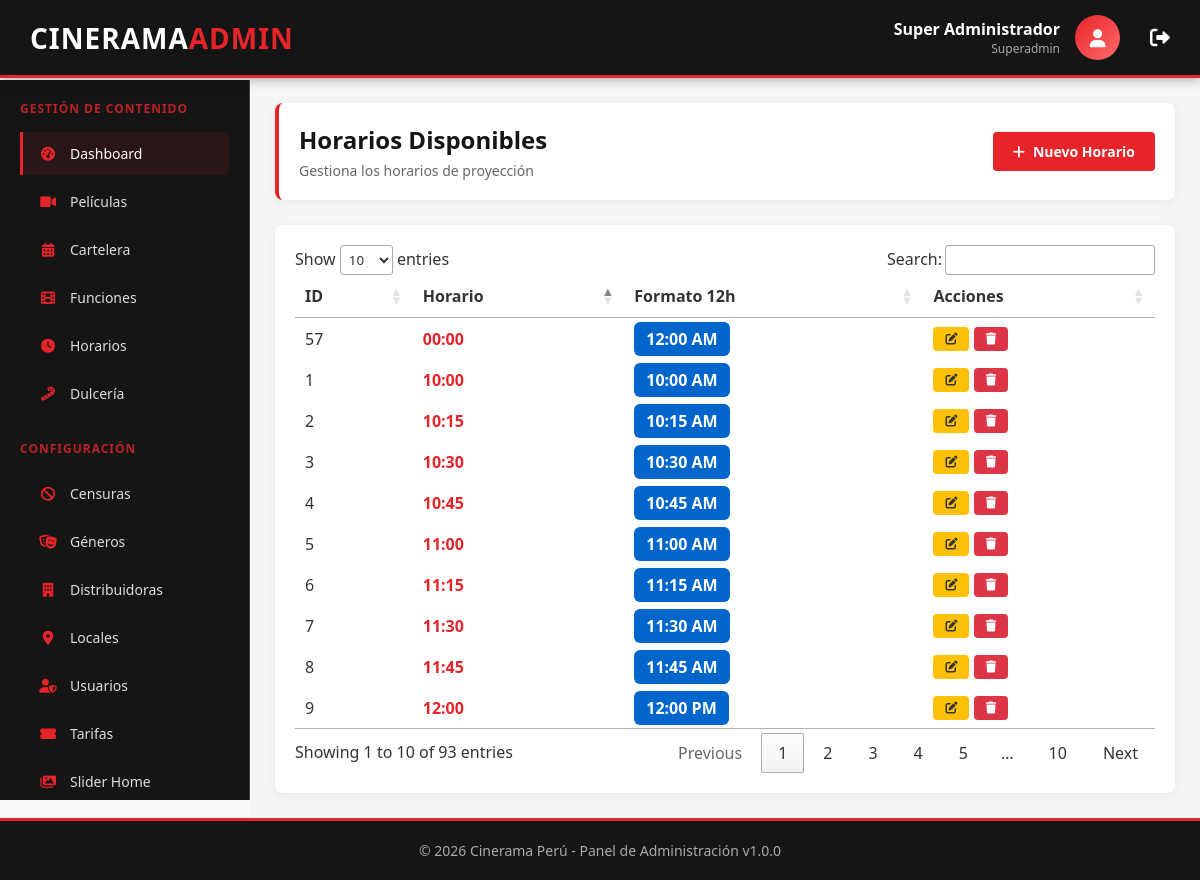
Screenshot of /panel/modules/horarios/index.php (signed in) with the database file from the repository.
### tables this page shows
CREATE TABLE `tbl_hora`  (
  `id` int(11) NOT NULL AUTO_INCREMENT,
  `hora` time NULL DEFAULT NULL,
  PRIMARY KEY (`id`) USING BTREE
);

### panel/modules/horarios/index.php (the view, shortened to what this page needs)
<?php
require_once '../../config/config.php';
include '../../includes/header.php';
include '../../includes/sidebar.php';
try {
    $stmt = $db->query("SELECT * FROM tbl_hora ORDER BY hora ASC");
    $horarios = $stmt->fetchAll();
} catch (PDOException $e) {
    showAlert('error', 'Error', 'Error al obtener los horarios: ' . $e->getMessage());
    $horarios = [];
}
?>
<main class="admin-content">
    <div class="content-header">
        <div>
            <h1 class="page-title">Horarios Disponibles</h1>
            <p class="page-subtitle">Gestiona los horarios de proyección</p>
        </div>
        <div>
            <a href="create.php" class="btn btn-primary">
                <i class="fas fa-plus"></i> Nuevo Horario
            </a>
        </div>
    </div>
    <div class="table-container">
        <table class="datatable">
            <thead>
                <tr>
                    <th>ID</th>
                    <th>Horario</th>
                    <th>Formato 12h</th>
                    <th>Acciones</th>
                </tr>
            </thead>
            <tbody>
                <?php foreach ($horarios as $horario): ?>
                    <tr>
                        <td><?php echo $horario['id']; ?></td>
                        <td>
                            <strong style="font-size: 16px; color: var(--cinerama-red);">
                                <?php echo date('H:i', strtotime($horario['hora'])); ?>
                            </strong>
                        </td>
                        <td>
                            <span style="background: #0066cc; color: white; padding: 6px 12px; border-radius: 6px; font-weight: bold;">
                                <?php echo date('h:i A', strtotime($horario['hora'])); ?>
                            </span>
                        </td>
                        <td>
                            <a href="edit.php?id=<?php echo $horario['id']; ?>" class="btn btn-warning btn-sm" title="Editar">
                                <i class="fas fa-edit"></i>
                            </a>
                            <a href="delete.php?id=<?php echo $horario['id']; ?>"
                                class="btn btn-danger btn-sm btn-delete"
                                data-name="<?php echo date('h:i A', strtotime($horario['hora'])); ?>"
                                title="Eliminar">
                                <i class="fas fa-trash"></i>
                            </a>
                        </td>
                    </tr>
                <?php endforeach; ?>
            </tbody>
        </table>
    </div>
</main>
<?php
include '../../includes/footer.php'; ?>

### panel/assets/css/style.css (style rules this page uses)
:root { --cinerama-red: #e62429; --cinerama-dark: #151515; --cinerama-gray: #333333; --cinerama-light: #f5f5f5; }
* { margin: 0; padding: 0; box-sizing: border-box; font-family: 'Segoe UI', 'Helvetica Neue', Arial, sans-serif; }
body { background-color: #f8f9fa; color: #333; min-height: 100vh; }
.admin-content { flex: 1; padding: 25px; background: #f5f5f5; overflow-y: auto; width: 100%; }
.content-header { background: white; padding: 20px; border-radius: 8px; margin-bottom: 25px; box-shadow: 0 2px 10px rgba(0, 0, 0, 0.05); border-left: 4px solid var(--cinerama-red); display: flex; justify-content: space-between; align-items: center; flex-wrap: wrap; gap: 15px; }
.page-title { color: var(--cinerama-dark); font-size: 24px; margin-bottom: 5px; }
.page-subtitle { color: #666; font-size: 14px; }
.btn { padding: 10px 20px; border: none; border-radius: 4px; cursor: pointer; font-weight: 600; transition: all 0.3s; display: inline-flex; align-items: center; gap: 8px; font-size: 14px; text-decoration: none; }
.btn-primary { background: var(--cinerama-red); color: white; }
.btn-warning { background: #ffc107; color: #333; }
.btn-danger { background: #dc3545; color: white; }
.btn-sm { padding: 6px 12px; font-size: 12px; }
.table-container { background: white; border-radius: 8px; padding: 20px; box-shadow: 0 2px 10px rgba(0, 0, 0, 0.05); overflow-x: auto; }
table.dataTable { width: 100% !important; }

### rows the page displays
tbl_hora: id "57", hora "00:00", hora "12:00 AM"
tbl_hora: id "1", hora "10:00", hora "10:00 AM"
tbl_hora: id "2", hora "10:15", hora "10:15 AM"
tbl_hora: id "3", hora "10:30", hora "10:30 AM"
tbl_hora: id "4", hora "10:45", hora "10:45 AM"
tbl_hora: id "5", hora "11:00", hora "11:00 AM"
tbl_hora: id "6", hora "11:15", hora "11:15 AM"
tbl_hora: id "7", hora "11:30", hora "11:30 AM"
tbl_hora: id "8", hora "11:45", hora "11:45 AM"
tbl_hora: id "9", hora "12:00", hora "12:00 PM"

### other values shown
$_SESSION['nombre'] "Super Administrador"
$_SESSION['rol'] "Superadmin"
APP_VERSION "1.0.0"
